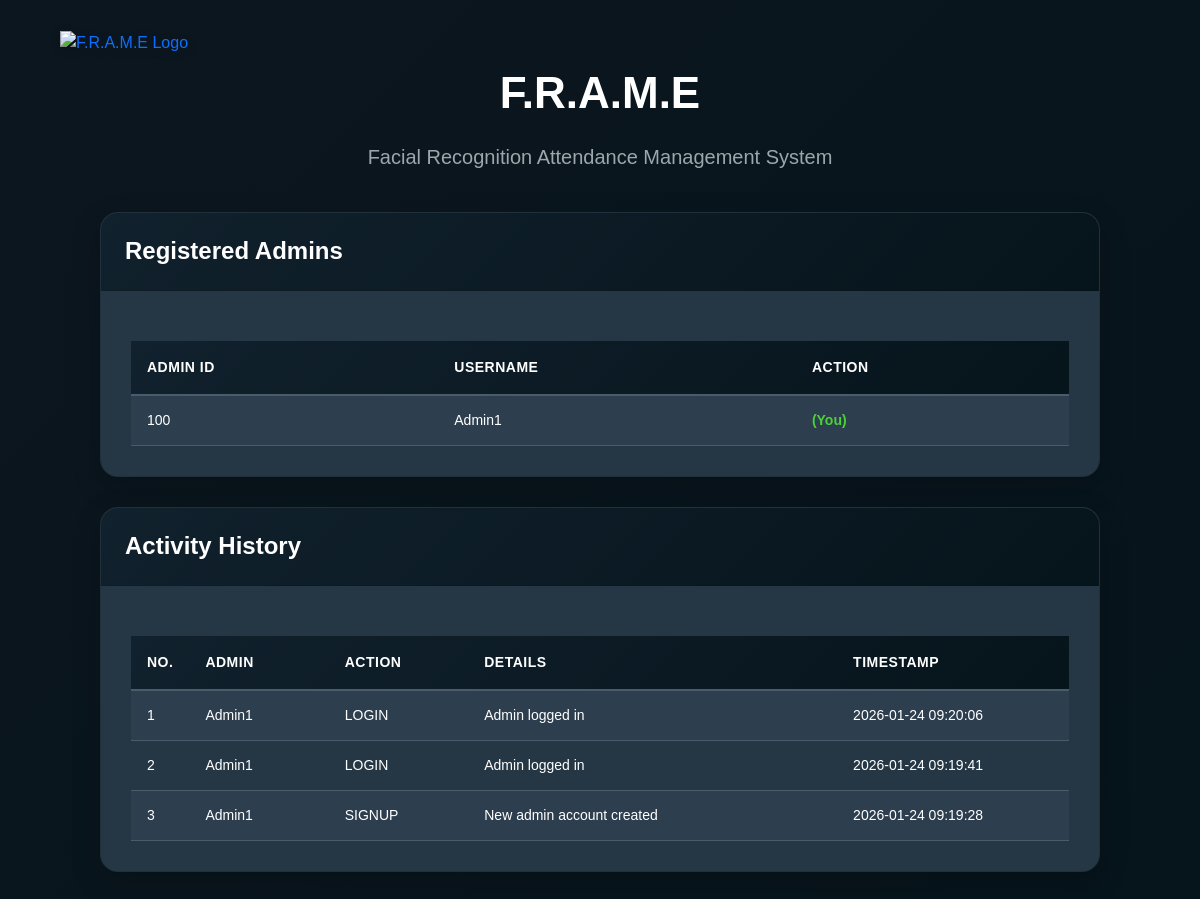
Page /adminlog (signed in) on the committed database.
### tables this page shows
CREATE TABLE admin_signup (
            admin_id TEXT PRIMARY KEY,
            username TEXT NOT NULL,
            password TEXT NOT NULL
        );

CREATE TABLE admin_action_log (
            id INTEGER PRIMARY KEY AUTOINCREMENT,
            admin_id TEXT NOT NULL,
            username TEXT,
            action TEXT NOT NULL,
            details TEXT,
            timestamp TEXT DEFAULT CURRENT_TIMESTAMP,
            FOREIGN KEY (admin_id) REFERENCES admin_signup(admin_id)
        );

### app.py (the view)
@app.route('/adminlog')
def adminlog():
    if 'admin' not in session:
        return render_template('LogInForm.html', mess="Please log in first.")
    conn = get_db()
    cur = conn.cursor()
    cur.execute("SELECT * FROM admin_signup")
    all_admins = cur.fetchall()
    cur.execute("""
        SELECT l.admin_id, s.username, l.action, l.details, l.timestamp
        FROM admin_action_log l
        LEFT JOIN admin_signup s ON l.admin_id = s.admin_id
        ORDER BY l.id DESC
    """)
    logs = cur.fetchall()
    conn.close()
    admin_ids = [log['admin_id'] for log in logs]
    usernames = [log['username'] if log['username'] else 'Deleted Admin' for log in logs]
    actions = [log['action'] for log in logs]
    details = [log['details'] for log in logs]
    timestamps = [log['timestamp'] for log in logs]
    return render_template('AdminLog.html',
                           admin_ids=admin_ids,
                           usernames=usernames,
                           actions=actions,
                           details=details,
                           timestamps=timestamps,
                           l=len(logs),
                           all_admins=all_admins,
                           current_admin=session['admin'])

### app.py (called while the page is built)
def get_db():
    conn = sqlite3.connect(DATABASE)
    conn.row_factory = sqlite3.Row  # This makes rows accessible like dictionaries
    return conn

@app.before_request
def before_request():
    g.user = None
    if 'admin' in session:
        print(f"[DEBUG] Session admin found: {session['admin']}")
        conn = get_db()
        cur = conn.cursor()
        cur.execute("SELECT 1 FROM admin_signup WHERE admin_id = ?", (session['admin'],))
        admin_exists = cur.fetchone()
        conn.close()
        if admin_exists:
            g.user = session['admin']
        else:
            session.pop('admin', None)
            if request.endpoint and 'static' not in request.endpoint:
                return redirect(url_for('home'))

### templates/AdminLog.html (shortened to what this page needs)
<!DOCTYPE html>
<html lang="en">
<head>
  <link href="https://cdn.jsdelivr.net/npm/bootstrap@5.0.2/dist/css/bootstrap.min.css" rel="stylesheet"
>
</head>
<body>
  <div class="logo-container">
    <a href="/" class="logo-link" title="Go to Home">
      <img src="static/images/favicon.png" alt="F.R.A.M.E Logo">
    </a>
  </div>
  <div class="page-header">
    <div class="page-title">F.R.A.M.E</div>
    <div class="page-subtitle">Facial Recognition Attendance Management System</div>
  </div>
  <div class="container-wrapper">
    <div class="card" style="margin-bottom: 30px;">
      <div class="card-header">
        <h2>Registered Admins</h2>
      </div>
      <div class="card-body">
        {% if all_admins %}
        <table>
          <thead>
            <tr>
              <th>Admin ID</th>
              <th>Username</th>
              <th>Action</th>
            </tr>
          </thead>
          <tbody>
            {% for admin in all_admins %}
            <tr>
              <td>{{ admin['admin_id'] }}</td>
              <td>{{ admin['username'] }}</td>
              <td>
                {% if admin['admin_id'] == current_admin %}
                <span style="color: #4cd137; font-weight: bold;">(You)</span>
                {% endif %}
              </td>
            </tr>
            {% endfor %}
          </tbody>
        </table>
        {% else %}
        <div class="no-data">No admins found.</div>
        {% endif %}
      </div>
    </div>
    <div class="card">
      <div class="card-header">
        <h2>Activity History</h2>
      </div>
      <div class="card-body">
        {% if l >= 1 %}
        <table>
          <thead>
            <tr>
              <th width="5%">No.</th>
              <th width="15%">Admin</th>
              <th width="15%">Action</th>
              <th width="40%">Details</th>
              <th width="25%">Timestamp</th>
            </tr>
          </thead>
          <tbody>
            {% for i in range(l) %}
            <tr>
              <td>{{ i+1 }}</td>
              <td>{{ usernames[i] }}</td>
              <td>{{ actions[i] }}</td>
              <td>{{ details[i] }}</td>
              <td>{{ timestamps[i] }}</td>
            </tr>
            {% endfor %}
          </tbody>
        </table>
        {% else %}
        <div class="no-data">No admin logs found.</div>
        {% endif %}
      </div>
    </div>
  </div>
</body>
</html>

### templates/AdminLog.html (style rules this page uses)
* { margin: 0; padding: 0; box-sizing: border-box; }
body { font-family: "Poppins", sans-serif; background: linear-gradient(135deg, #0c161f 0%, #06141B 100%); min-height: 100vh; color: #ffffff; padding: 40px 20px; }
.logo-container { position: absolute; top: 30px; left: 60px; z-index: 10; }
.logo-link { display: inline-block; text-decoration: none; transition: all 0.3s ease; }
.logo-link img { width: 50px; height: 50px; object-fit: contain; transition: transform 0.3s ease; filter: drop-shadow(0 2px 4px rgba(0, 0, 0, 0.2)); }
.page-header { text-align: center; margin-bottom: 40px; animation: slideInDown 0.6s ease-out; margin-top: 20px; }
.page-title { font-size: 44px; font-weight: 700; color: white; margin-bottom: 16px; }
.page-subtitle { font-size: 20px; color: #9BA8AB; }
.container-wrapper { max-width: 1000px; margin: 0 auto; }
.card { background: #253745; border-radius: 18px; box-shadow: 0 10px 30px rgba(0, 0, 0, 0.2); overflow: hidden; animation: slideInUp 0.6s ease-out 0.2s both; }
.card-header { background: linear-gradient(135deg, #11212D 0%, #06141B 100%); padding: 24px; color: white; }
.card-header h2 { font-size: 24px; font-weight: 700; margin: 0; }
.card-body { padding: 30px; }
table { width: 100%; border-collapse: collapse; margin-top: 20px; }
thead { background: linear-gradient(135deg, #11212D 0%, #06141B 100%); border-bottom: 2px solid #4A5C6A; }
th { padding: 16px; text-align: left; font-weight: 700; color: #ffffff; font-size: 14px; text-transform: uppercase; letter-spacing: 0.5px; }
td { padding: 14px 16px; border-bottom: 1px solid #4A5C6A; font-size: 14px; color: #ffffff; }
tbody tr { transition: background-color 0.3s ease; background-color: #2d3e4f; }
tbody tr:nth-child(even) { background-color: #253745; }

### rows in the picture
admin_signup: admin_id "100", username "Admin1", shows "(You)", username "Admin1" "Admin1" "Admin1"
admin_action_log: action "LOGIN", details "Admin logged in", timestamp "2026-01-24 09:20:06"
admin_action_log: action "LOGIN", details "Admin logged in", timestamp "2026-01-24 09:19:41"
admin_action_log: action "SIGNUP", details "New admin account created", timestamp "2026-01-24 09:19:28"

### other values in the picture
{{ i+1 }} "1" "2" "3"
